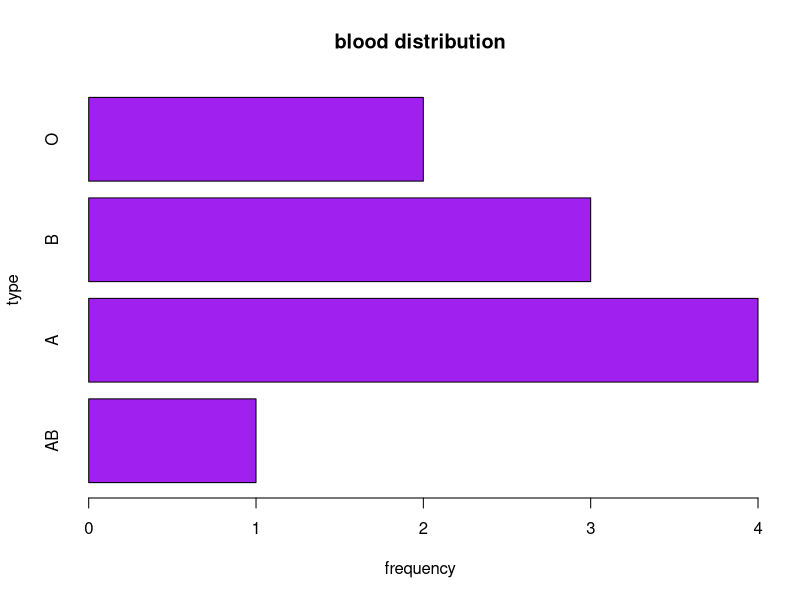
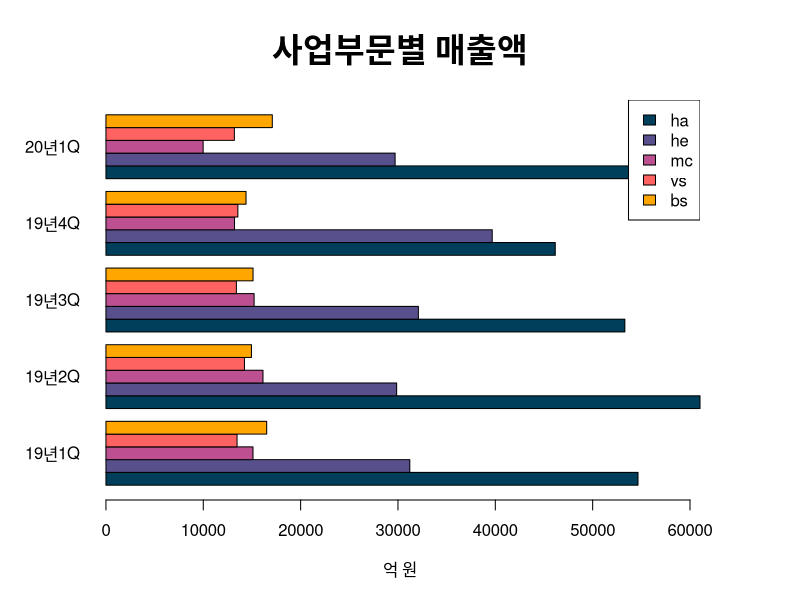

R code for these plots, in order: (Note: this script raises an error after producing the figures.)
blood <- c("A형", "B형", "B형", "AB형", "O형", "A형", "O형", "A형", "B형", "A형")
blood_count <- table(blood)
barplot(blood_count, 
        main = "blood distribution",
        xlab = "frequency",
        ylab = "type",
        col = "purple",
        names = c("AB", "A", "B", "O"),
        horiz = T)

ha <- c(54659, 61028, 53307, 46161, 54180)
he <- c(31215, 29863, 32098, 39684, 29707)
mc <- c(15107, 16133, 15222, 13208, 9986)
vs <- c(13470, 14231, 13401, 13552, 13193)
bs <- c(16513, 14947, 15112, 14392, 17091)

division <- rbind(ha, he, mc, vs, bs)
colnames(division) <- c("19년1Q", "19년2Q", "19년3Q", "19년4Q", "20년1Q")
png("output/division_sales.png", width = 700, height = 500)
par(mfrow = c(1, 1), mar = c(5, 5, 5, 5))
barplot(division, 
        main = "사업부문별 매출액", cex.main = 2,
        col = c("#003f5c", "#58508d", "#bc5090", "#ff6361", "#ffa600"),
        horiz = T,
        las = 1,
        xlab = "억 원",
        beside = T)
legend(x = "topright", rownames(division), fill = c("#003f5c", "#58508d", "#bc5090", "#ff6361", "#ffa600"))
dev.off()

install.packages("Stat2Data")
data("Diamonds")
diamondsprice <- Diamonds$PricePerCt
color <- rep("#1d3557", 9); color[3] <- "#a8dadc"
which(table(diamondsprice) == 7)
png("output/diamonds_Price.png", width = 700, height = 500)
hist(diamondsprice,
     main = "캐럿당 가격 분포", cex.main = 2, col.main = "blue",
     family = "dog",
     breaks = 9,
     # breaks = c(0, 3000, 5000, 7000, 9000, 11000, 13000, 15000, 17000), #왜 안될까???
     xlab = "캐럿당 가격($)",
     ylab = "빈도수",
     las = 1,
     border = "#457b9d",
     col = color)
dev.off()

install.packages("carData")
library(carData)
ds <- Chile
par(mfrow = c(2, 3))
barplot(table(ds$region), main = "지역별 분포", col = rainbow(5))
barplot(table(ds$sex, main = "성별 분포", col = rainbow(6)))
barplot(table(ds$education, main = "교육수준별 분포", col = rainbow(6)))

hist(ds$age, main = "연령", xlab = "age", col = rainbow(6))
hist(ds$income, main = "수입", breaks = 6, xlab = "income", col = rainbow(4))
hist(ds$statusquo, main = "정책 지지도", xlab = "support", col = rainbow(5))

par(mfrow = c(1,1))


